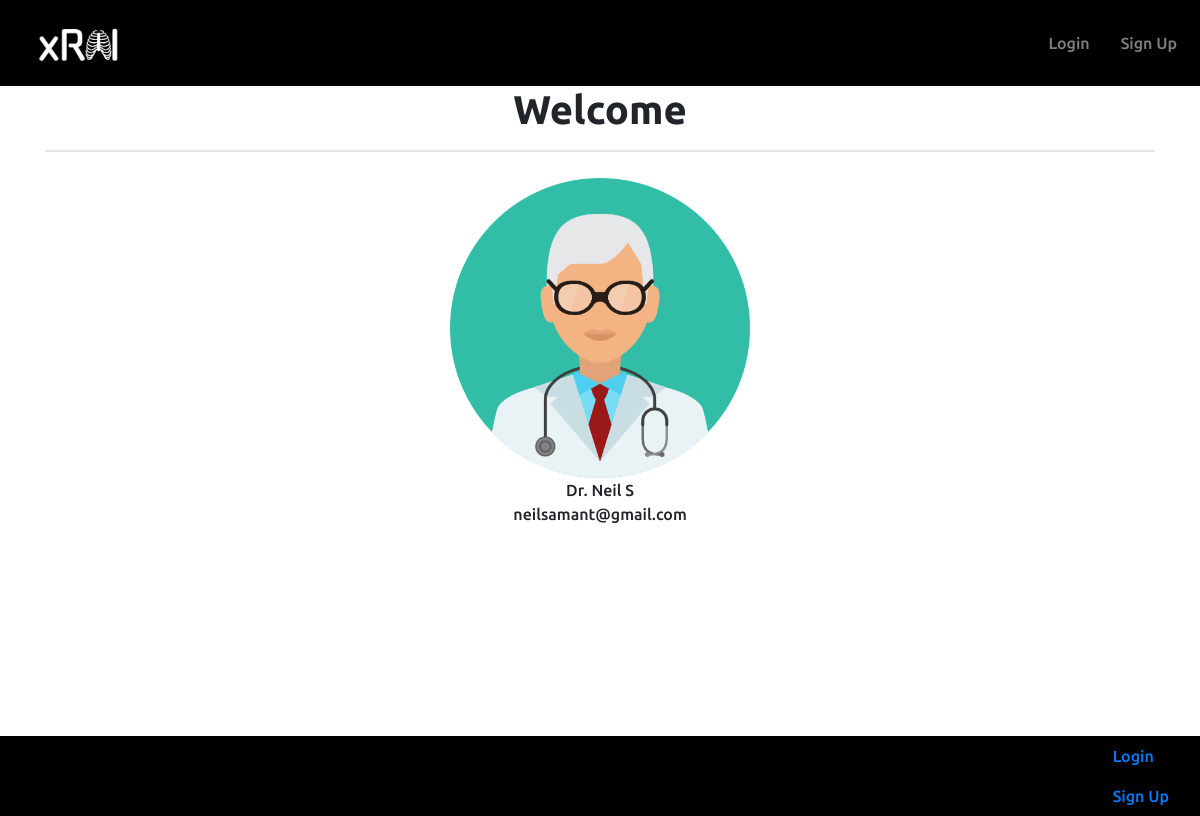
The app's page /contact-us, older data.
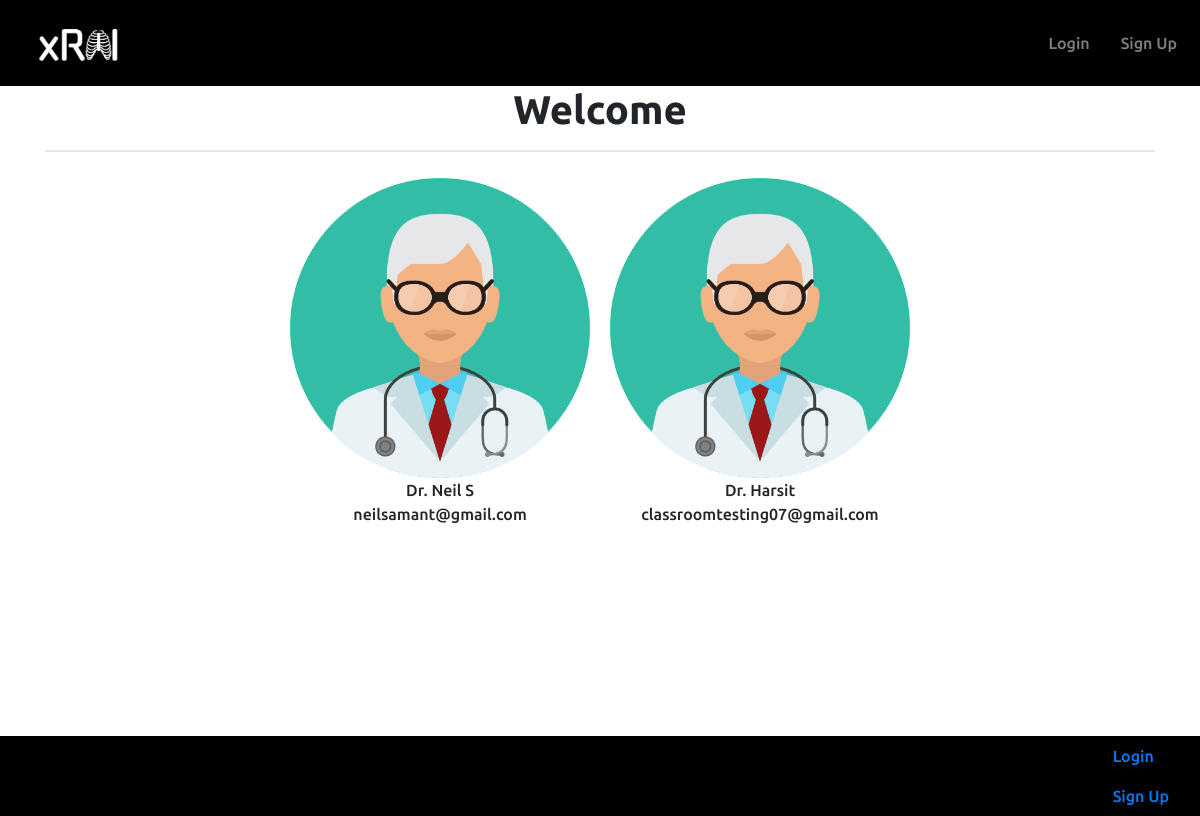
The same page, newer data.
### website/models.py (models this page shows)
class User(db.Model, UserMixin):
    id = db.Column(db.Integer, primary_key=True)
    email = db.Column(db.String(150), unique=True)
    password = db.Column(db.String(150))
    first_name = db.Column(db.String(150))
    isdoctor = db.Column(db.String(150))
    notes = db.relationship('Note')

### website/views.py (the view)
@views.route('/contact-us')
def contact_us():
    return render_template('contact_us.html', user=current_user, all_users=User.query.all())

### website/templates/contact_us.html
{% extends "base.html" %} {% block title %}Contact Us{% endblock %} {% block content %}
{% if user.isdoctor == "Yes" %}
    <h1 align="center" class="pageTitle">Welcome Dr. {{user.first_name}}</h1>
    <hr style="border-width: 2px;" />
{% else %}
    <h1 align="center">Welcome {{user.first_name}}</h1>
    <hr style="border-width: 2px;" />
{% endif %}
<div style="display: flex; flex-wrap: wrap; justify-content: center;">
    {% for currUser in all_users %}
        {% if currUser.isdoctor == "Yes" %}
            <figure style="margin: 10px;">
                <img src="{{url_for('static', filename='../static/images/doctorIcon.png')}}" alt="Doctor Icon" style="display: block; margin: 0 auto; width: 300px; height: 300px;">
                <figcaption style="text-align: center;">
                    Dr. {{ currUser.first_name }}
                    <br />
                    {{ currUser.email }}
                </figcaption>
            </figure>
        {% endif %}
    {% endfor %}
</div>
{% endblock %}

### website/templates/base.html (shortened to what this page needs)
<!DOCTYPE html>
<html>
  <head>
    <link
      rel="stylesheet"
      href="https://stackpath.bootstrapcdn.com/bootstrap/4.4.1/css/bootstrap.min.css"
    />
    <link
      rel="stylesheet"
      href="https://stackpath.bootstrapcdn.com/font-awesome/4.7.0/css/font-awesome.min.css"
    />
    <link rel="stylesheet" href="{{ url_for('static', filename='style.css') }}">
  </head>
  <body>
    <nav class="navbar navbar-expand-lg navbar-dark headerBar">
      <div class="collapse navbar-collapse" id="navbar">
        <div class="navbar-nav navVertCenter">
          <img src="{{ url_for('static', filename='images/xraiLogo.png') }}" alt="Logo" style="height: 70px; position: relative; top: 5px; left: 20px;">
          <div class="ubuntu-links">
            {% if user.is_authenticated %}
            <a class="nav-item nav-link" id="home" href="/">Home</a>
            <a class="nav-item nav-link" id="contact-us" href="/contact-us">Contact Us</a>
            <a class="nav-item nav-link" id="logout" href="/logout">Logout</a>
            {% else %}
            <a class="nav-item nav-link" id="login" href="/login">Login</a>
            <a class="nav-item nav-link" id="signUp" href="/sign-up">Sign Up</a>
            {% endif %}
          </div>
        </div>
      </div>
    </nav>
    <div class="container">{% block content %} {% endblock %}</div>
    <div class="footer">
      <div class="d-flex justify-content-end">
        {% if user.is_authenticated %}
        <div class="d-flex flex-column">
          <a class="nav-item nav-link" id="home" href="/">Home</a>
          <a class="nav-item nav-link" id="contact-us" href="/contact-us">Contact Us</a>
          <a class="nav-item nav-link" id="logout" href="/logout">Logout</a>
        </div>
        {% else %}
        <div class="d-flex flex-column">
          <a class="nav-item nav-link" id="login" href="/login">Login</a>
          <a class="nav-item nav-link" id="signUp" href="/sign-up">Sign Up</a>
        </div>
        {% endif %}
      </div>
    </div>
  </body>
</html>

### website/static/style.css (style rules this page uses)
.ubuntu-medium, h2, h3, h4, strong, button, figcaption { font-family: "Ubuntu", system-ui; font-weight: 500; font-style: normal; }
.ubuntu-bold, h1 { font-family: "Ubuntu", system-ui; font-weight: 700; font-style: normal; }
.headerBar { background-color: black; }
.navVertCenter { display: flex; align-items: center; }
.ubuntu-links { font-family: "Ubuntu", system-ui; font-weight: 500; font-style: normal; position: absolute; right: 0; display: flex; }
a { margin-right: 15px; }
body { overflow-x: hidden; }
.footer { background-color: black; width: 100%; font-family: "Ubuntu", system-ui; font-weight: 500; font-style: normal; display: flex; align-items: center; margin-top: 200px; }

Row changes from the older to the newer data that the page shows:
added User: first_name "Harsit", email "classroomtesting07@gmail.com"
